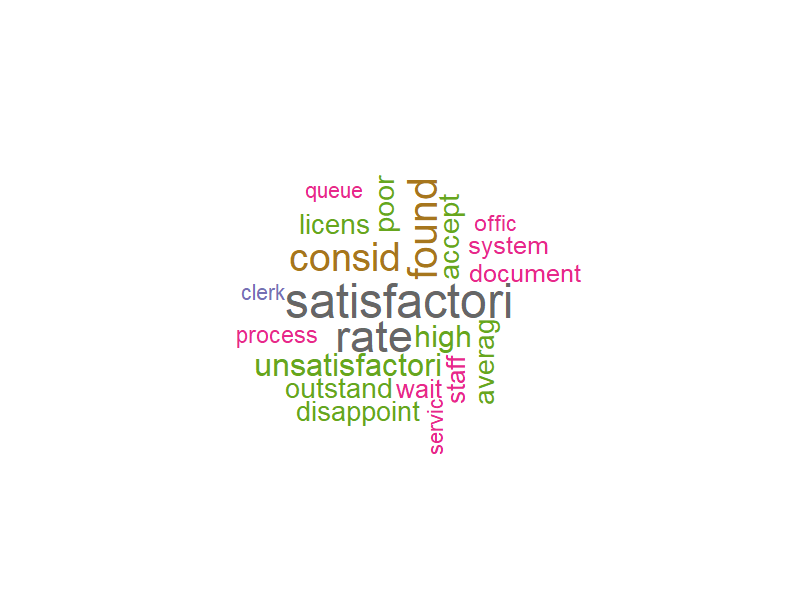

Recreate this plot in R.
setwd("C:/Users/Helloworld/OneDrive/Desktop/Exam")

library(tm)
library(SnowballC)
library(wordcloud)
library(RColorBrewer)

set.seed(123)

gov_nouns <- c("service", "queue", "staff", "clerk", "process", "officer", "license", "documents", "system", "waiting")
actions <- c("was", "is", "rated", "considered", "found")
ratings <- c("satisfactory", "unsatisfactory", "highly satisfactory", "poor", "average", "outstanding", "acceptable", "disappointing")

part1 <- sample(gov_nouns, 1000, replace = TRUE)
part2 <- sample(actions, 1000, replace = TRUE)
part3 <- sample(ratings, 1000, replace = TRUE)
text_gen <- paste("The", part1, part2, part3, ".")

writeLines(text_gen, "feedback.txt")

text <- readLines("feedback.txt")

corpus <- Corpus(VectorSource(text))

corpus <- tm_map(corpus, content_transformer(tolower))

removeSpecial <- content_transformer(function(x) gsub("[^a-z ]", " ", x))
corpus <- tm_map(corpus, removeSpecial)

corpus <- tm_map(corpus, removeNumbers)
corpus <- tm_map(corpus, removeWords, stopwords("english"))
corpus <- tm_map(corpus, stripWhitespace)
corpus <- tm_map(corpus, stemDocument)

tdm <- TermDocumentMatrix(corpus)
m <- as.matrix(tdm)
word_freqs <- sort(rowSums(m), decreasing = TRUE)
df <- data.frame(word = names(word_freqs), freq = word_freqs)

cat("\n--- TOP 10 WORDS ---\n")
print(head(df, 10))

cat("\nInterpretation:\n")
cat("1. 'Service' and 'Queue' are the most frequent words, which makes sense for government offices.\n")
cat("2. 'Satisfactory' is very common, meaning most feedback is just okay.\n")
cat("3. Words like 'clerk' show people talk a lot about the staff.\n")

png("wordcloud_exam.png", width = 800, height = 600)
set.seed(1234)
wordcloud(words = df$word, 
          freq = df$freq, 
          min.freq = 2, 
          max.words = 1000, 
          random.order = FALSE, 
          rot.per = 0.35, 
          scale = c(4, 0.5), 
          colors = brewer.pal(8, "Dark2"))
dev.off()

rare_df <- subset(df, freq == 1)

if(nrow(rare_df) < 5) {
  rare_df <- tail(df, 5) 
}

png("wordcloud_rare.png", width = 800, height = 600)
wordcloud(words = rare_df$word, 
          freq = rare_df$freq, 
          min.freq = 1, 
          max.words = 50, 
          random.order = FALSE, 
          colors = brewer.pal(8, "Dark2"))
dev.off()
